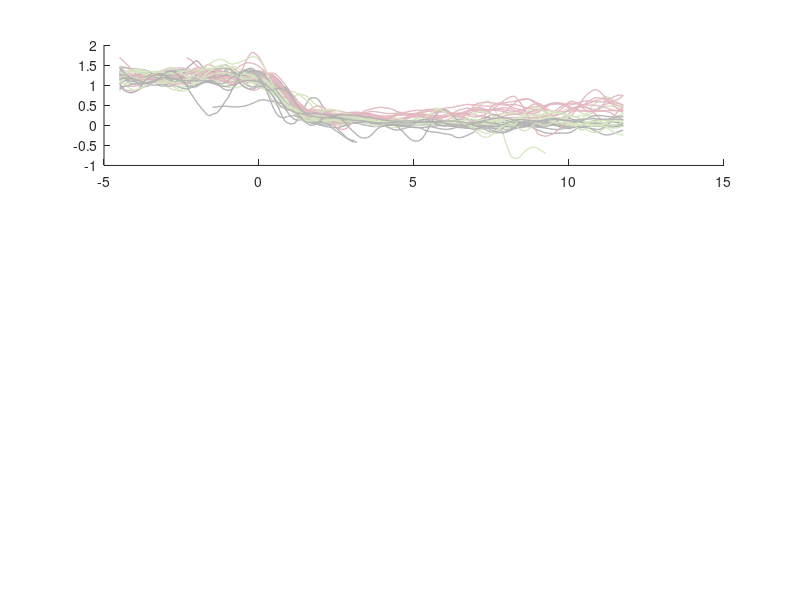

Write MATLAB code to recreate this figure. (Note: this script raises an error after producing the figure.)
load data

col(1,:)=[0 0 0];
col(2,:)=[0.4660 0.6740 0.1880];
col(3,:)=[0.6350 0.0780 0.1840];

% Plot wt growth by category
figure;
subplot(3,3,[1 2 3])
for i=1:36
    hold on
    plot(t(5:end-4),g(i,5:end-4),'Color',0.7*[1 1 1]+0.3*col(j(i),:),'LineWidth',1)
end
for k=1:3
    ii=find(j==k);
    h(k)=plot(t(5:end-4),nanmean(g(ii,5:end-4)),'Color',col(k,:),'LineWidth',3);
end
l=legend([h(1) h(2) h(3)],{'Arrested','Moribund','Recovered'},'AutoUpdate','off');
l.FontSize=15;

plot([0 0],[-0.5 2],'--k','LineWidth',2)
plot([-4 12],[0 0],'--k','LineWidth',2)
axis([-4 12 -0.5 2])
set(gca,'FontSize',15,'XTick',[-4 0 4 8 12],'YTick',[-0.5 0 0.5 1 1.5],'box','off')
xlabel('Time (hours)','FontSize',16)
ylabel('Growth (doub./h)','FontSize',16)

% Plot wt expression by category
subplot(3,3,[4 5 6])
for i=1:36
    hold on
    plot(t(5:end-4),m(i,5:end-4),'Color',0.7*[1 1 1]+0.3*col(j(i),:),'LineWidth',1)
end
for k=1:3
    ii=find(j==k);
    plot(t(5:end-4),nanmean(m(ii,5:end-4)),'Color',col(k,:),'LineWidth',3);
end

plot([0 0],[0 10],'--k','LineWidth',2)
plot([-4 12],[1 1],'--k','LineWidth',2)
axis([-4 12 0 5])
set(gca,'FontSize',15,'XTick',[-4 0 4 8 12],'YTick',[0 2 4],'box','off')
xlabel('Time (hours)','FontSize',16)
ylabel('MexXY expression (norm.)','FontSize',16)

hold off

for i=1:36
    gg(i,1)=mean(g(i,23:59));
    gg(i,2)=mean(g(i,95:119));
    gg(i,3)=mean(g(i,178:203));
    mm(i,1)=mean(m(i,23:59));
    mm(i,2)=mean(m(i,95:119));
    mm(i,3)=mean(m(i,178:203));
end

% Plot growth vs fluorescence by category
tt=[0 4 12];
for i=1:3
    subplot(3,3,6+i)
    for k=1:3
        ii=find(j==k);
        hold on
        scatter(mm(ii,i),gg(ii,i),50,col(k,:),'filled')
    end
    axis([0 5 0 1.5])
    set(gca,'FontSize',15,'XTick',[0 2 4],'YTick',[0 0.5 1 1.5],'box','off')
    ylabel('Growth (doub./h)','FontSize',16)
    xlabel('MexXY expr.','FontSize',16)
    text(2.7,1.4,[num2str(tt(i)) ' hours'],'FontSize',14)

    hold off
end


